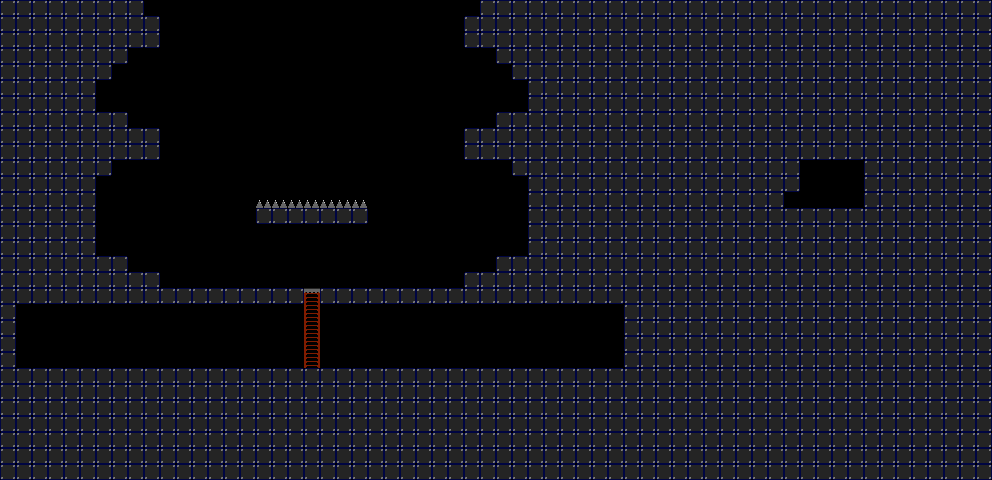

Below is a game level as drawn by its tile map, then a one-line description and the .tmx that defines it (tile-layer data replaced by summaries):
An orthogonal 62x30 tile map with 16x16 px tiles, 6 tile layers (front, ladder, one_way_block, water, ...).

<map version="1.10" tiledversion="1.12.2-2-geb83ddb9" orientation="orthogonal" renderorder="right-down" width="62" height="30" tilewidth="16" tileheight="16" infinite="0" nextlayerid="8" nextobjectid="1">
 <tileset firstgid="1" source="../../tileset/tileset_map_element.tsx" />
 <layer id="7" name="front" width="62" height="30">
  <data>[1860 cells, 16 non-empty, 1 distinct tile ids]</data>
 </layer>
 <layer id="1" name="ladder" width="62" height="30">
  <data>[1860 cells, 5 non-empty, 1 distinct tile ids]</data>
 </layer>
 <layer id="6" name="one_way_block" width="62" height="30">
  <data>[1860 cells, 1 non-empty, 1 distinct tile ids]</data>
 </layer>
 <layer id="4" name="water" width="62" height="30">
  <data>[1860 cells, 0 non-empty, 0 distinct tile ids]</data>
 </layer>
 <layer id="3" name="needle" width="62" height="30">
  <data>[1860 cells, 7 non-empty, 1 distinct tile ids]</data>
 </layer>
 <layer id="5" name="block" width="62" height="30">
  <data>[1860 cells, 1261 non-empty, 1 distinct tile ids]</data>
 </layer>
</map>
